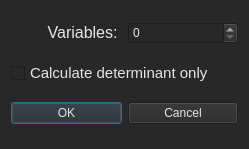
<?xml version="1.0" encoding="UTF-8"?>
<ui version="4.0">
 <class>SizeWindow</class>
 <widget class="QDialog" name="SizeWindow">
  <property name="geometry">
   <rect>
    <x>0</x>
    <y>0</y>
    <width>249</width>
    <height>149</height>
   </rect>
  </property>
  <property name="contextMenuPolicy">
   <enum>Qt::ActionsContextMenu</enum>
  </property>
  <property name="windowTitle">
   <string>Settings</string>
  </property>
  <property name="styleSheet">
   <string notr="true">font: 12pt &quot;Arial&quot;;
background-color: rgb(40, 40, 40);
color: rgb(230,230,230);</string>
  </property>
  <layout class="QHBoxLayout" name="horizontalLayout_3">
   <item>
    <layout class="QVBoxLayout" name="verticalLayout">
     <item>
      <layout class="QHBoxLayout" name="horizontalLayout">
       <item>
        <widget class="QLabel" name="label">
         <property name="font">
          <font>
           <family>Arial</family>
           <pointsize>12</pointsize>
           <weight>50</weight>
           <italic>false</italic>
           <bold>false</bold>
          </font>
         </property>
         <property name="styleSheet">
          <string notr="true"/>
         </property>
         <property name="frameShape">
          <enum>QFrame::NoFrame</enum>
         </property>
         <property name="text">
          <string>&lt;html&gt;&lt;head/&gt;&lt;body&gt;&lt;p align=&quot;right&quot;&gt;Variables: &lt;/p&gt;&lt;/body&gt;&lt;/html&gt;</string>
         </property>
        </widget>
       </item>
       <item>
        <widget class="QSpinBox" name="variablesCount">
         <property name="styleSheet">
          <string notr="true"/>
         </property>
        </widget>
       </item>
      </layout>
     </item>
     <item>
      <widget class="QCheckBox" name="checkDeterminantOnly">
       <property name="font">
        <font>
         <family>Arial</family>
         <pointsize>11</pointsize>
         <weight>50</weight>
         <italic>false</italic>
         <bold>false</bold>
        </font>
       </property>
       <property name="styleSheet">
        <string notr="true">font: 11pt &quot;Arial&quot;;</string>
       </property>
       <property name="text">
        <string>Calculate determinant only</string>
       </property>
      </widget>
     </item>
     <item>
      <layout class="QHBoxLayout" name="horizontalLayout_2">
       <item>
        <widget class="QPushButton" name="OKbutton">
         <property name="text">
          <string>OK</string>
         </property>
        </widget>
       </item>
       <item>
        <widget class="QPushButton" name="Cbutton">
         <property name="text">
          <string>Cancel</string>
         </property>
        </widget>
       </item>
      </layout>
     </item>
    </layout>
   </item>
  </layout>
 </widget>
 <resources/>
 <connections/>
</ui>
